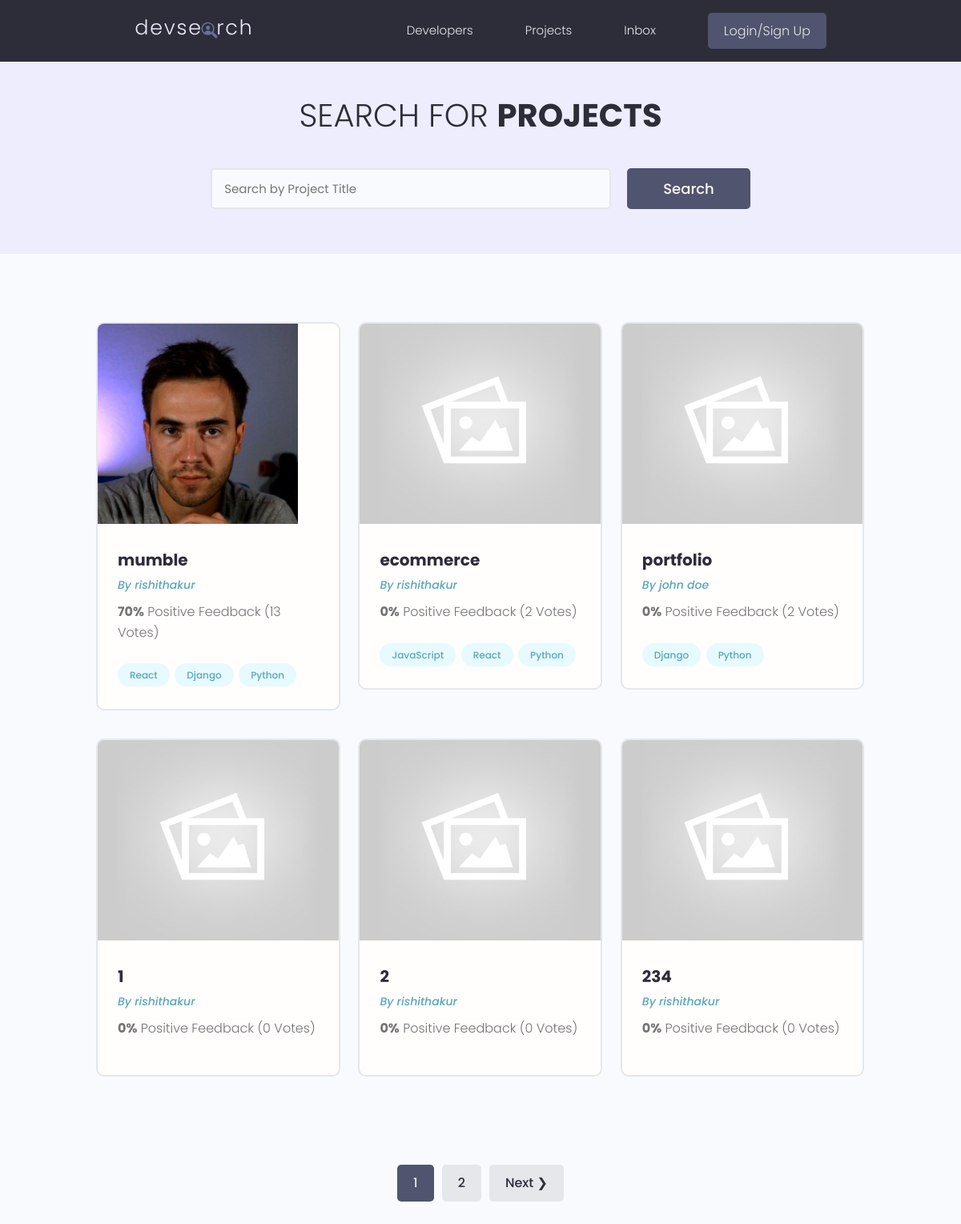
The page /projects/ on the database as committed earlier.
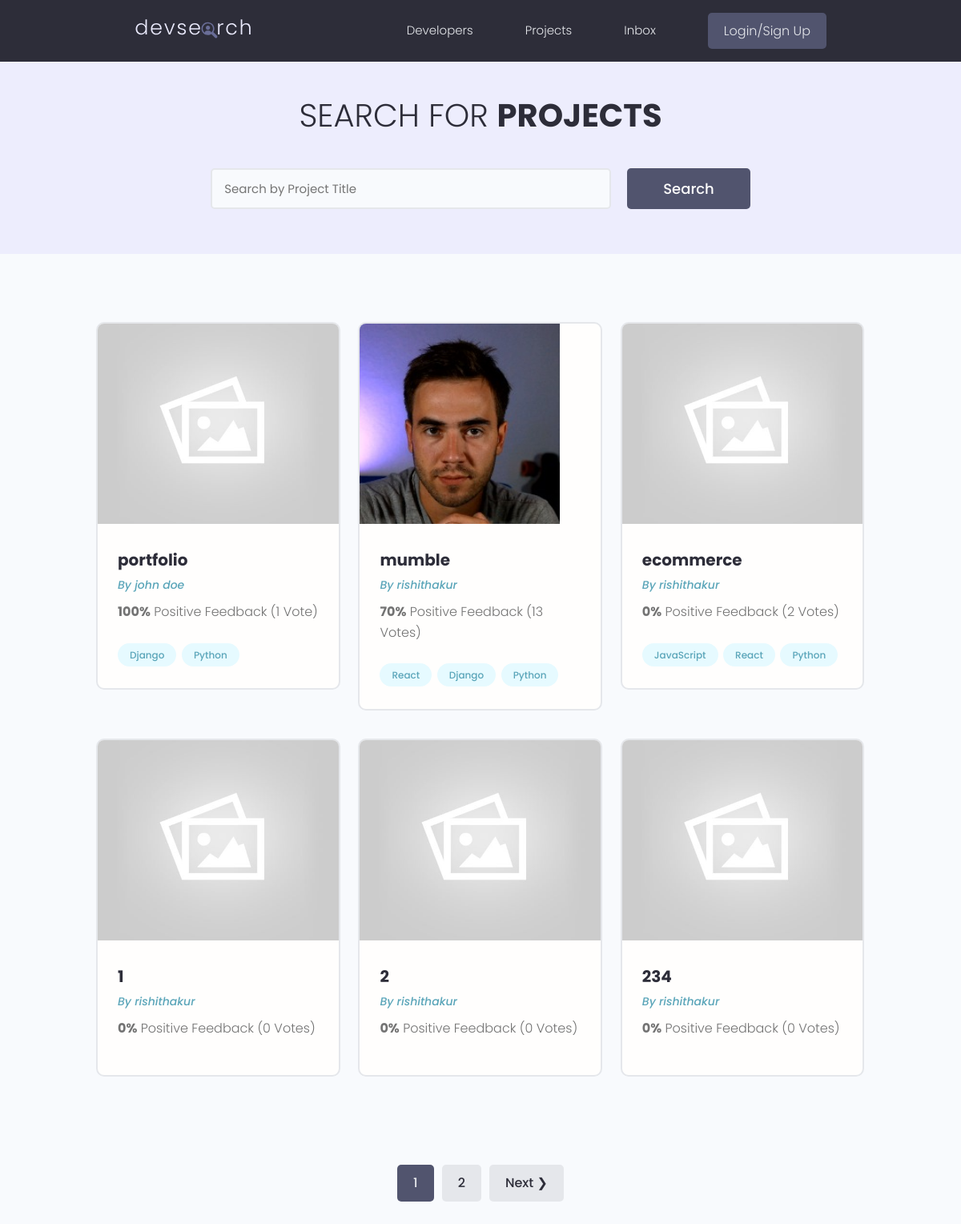
The same page on the database as committed later.
### projects/models.py (models this page shows, shortened)
class Project(models.Model):
    owner = models.ForeignKey(Profile, null=True, blank=True, on_delete=models.SET_NULL)
    title = models.CharField(max_length=200)
    description = models.TextField(null=True, blank=True)
    featured_image = models.ImageField(null=True, blank=True, default="default.jpg")
    demo_link = models.CharField(max_length=2000, null=True, blank=True)
    source_link = models.CharField(max_length=2000,null=True, blank=True)
    tags = models.ManyToManyField('Tag', blank=True)
    vote_total = models.IntegerField(default=0, null=True, blank=True)
    vote_ratio = models.IntegerField(default=0, null=True, blank=True)
    created = models.DateTimeField(auto_now_add=True)
    id = models.UUIDField(default=uuid.uuid4, unique=True, primary_key=True, editable=False)
    class Meta:
        ordering = ['-vote_ratio', '-vote_total', 'title']

class Tag(models.Model):
    name = models.CharField(max_length=200)
    created = models.DateTimeField(auto_now_add=True)
    id = models.UUIDField(default=uuid.uuid4, unique=True, primary_key=True, editable=False)
    def __str__(self):
        return self.name

### users/models.py (models this page shows, shortened)
class Profile(models.Model):
    user = models.OneToOneField(User, on_delete=models.CASCADE, null=True, blank=True)
    name = models.CharField(max_length=200, blank=True, null=True)
    email = models.EmailField(max_length=500, blank=True, null=True)
    username = models.CharField(max_length=200, blank=True, null=True)
    location = models.CharField(max_length=200, blank=True, null=True)
    short_intro = models.CharField(max_length=200, blank=True, null=True)
    bio = models.TextField(blank=True, null=True)
    profile_image = models.ImageField(null=True, blank=True, upload_to='profiles/', default='profiles/user-default.png')
    social_github =  models.CharField(max_length=200, blank=True, null=True)
    social_linkedin=  models.CharField(max_length=200, blank=True, null=True)
    social_website =  models.CharField(max_length=200, blank=True, null=True)
    social_twitter =  models.CharField(max_length=200, blank=True, null=True)
    created = models.DateTimeField(auto_now_add=True)
    id = models.UUIDField(default=uuid.uuid4, unique=True, primary_key=True, editable=False)

### projects/views.py (the view)
# urls.py: path('projects/', include('projects.urls')),
def projects(request):
    projects, search_query = searchProjects(request)
    custom_range, projects = paginateProjects(request, projects, 6)
    context = {'projects':projects, 'search_query': search_query, 'custom_range': custom_range}
    return render(request, 'projects/projects.html', context)

### projects/utils.py (called while the page is built)
def paginateProjects(request, projects, results):
    page = request.GET.get('page')
    paginator = Paginator(projects, results)
    try:
        projects = paginator.page(page)
    except PageNotAnInteger:
        page = 1
        projects = paginator.page(page)
    except EmptyPage:
        page = paginator.num_pages
        projects = paginator.page(page)
    leftIndex = (int(page) - 2)
    if leftIndex < 1:
        leftIndex = 1
    rightIndex = (int(page) + 2)
    if rightIndex > paginator.num_pages:
        rightIndex = paginator.num_pages + 1
    custom_range = range(leftIndex, rightIndex)
    return custom_range, projects

def searchProjects(request):
    search_query = ''
    if request.GET.get('search_query'):
        search_query = request.GET.get('search_query')
    tags = Tag.objects.filter(name__icontains=search_query)
    projects = Project.objects.distinct().filter(
        Q(title__icontains=search_query) |
        Q(description__icontains=search_query) |
        Q(owner__name__icontains=search_query) |
        Q(tags__in=tags)
    )
    return projects, search_query

### projects/templates/projects/projects.html (shortened to what this page needs)
{% extends 'main.html' %}
{% block content %}
<main class="projects">
    <section class="hero-section text-center">
        <div class="container container--narrow">
            <div class="hero-section__box">
                <h2>Search for <span>Projects</span></h2>
            </div>
            <div class="hero-section__search">
                <form id='searchForm' class="form" action="{% url 'projects' %}" method="get">
                    <div class="form__field">
                        <input class="input input--text" id="formInput#search" type="text" name="search_query"
                        placeholder="Search by Project Title" value="{{search_query}}" />
                    </div>
                    <input class="btn btn--sub btn--lg" type="submit" value="Search" />
                </form>
            </div>
        </div>
    </section>
    <section class="projectsList">
        <div class="container">
            <div class="grid grid--three">
                {% for project in projects %}
                <div class="column">
                    <div class="card project">
                        <a href="{% url 'project' project.id %}" class="project">
                            <img class="project__thumbnail" src="{{ project.featured_image.url }}" alt="project thumbnail" />
                            <div class="card__body">
                                <h3 class="project__title">{{project.title}}</h3>
                                <p><a class="project__author" href="{% url 'user-profile' project.owner.id %}">By {{project.owner.name}}</a></p>
                                <p class="project--rating">
                                    <span style="font-weight: bold;">{{project.vote_ratio}}%</span> Positive
                                    Feedback ({{project.vote_total}} Vote{{project.vote_total|pluralize:"s"}})
                                </p>
                                <div class="project__tags">
                                    {% for tag in project.tags.all %}
                                    <span class="tag tag--pill tag--main">
                                        <small>{{tag}}</small>
                                    </span>
                                    {% endfor %}
                                </div>
                            </div>
                        </a>
                    </div>
                </div>
                {% endfor %}
            </div>
        </div>
    </section>
    {% include 'pagination.html' with queryset=projects custom_range=custom_range %}
</main>
{% endblock content %}

Rows that differ between the two databases and show on the page:
changed Project "portfolio": vote_ratio "0" → "100"; vote_total "2" → "1"; moves up the list
